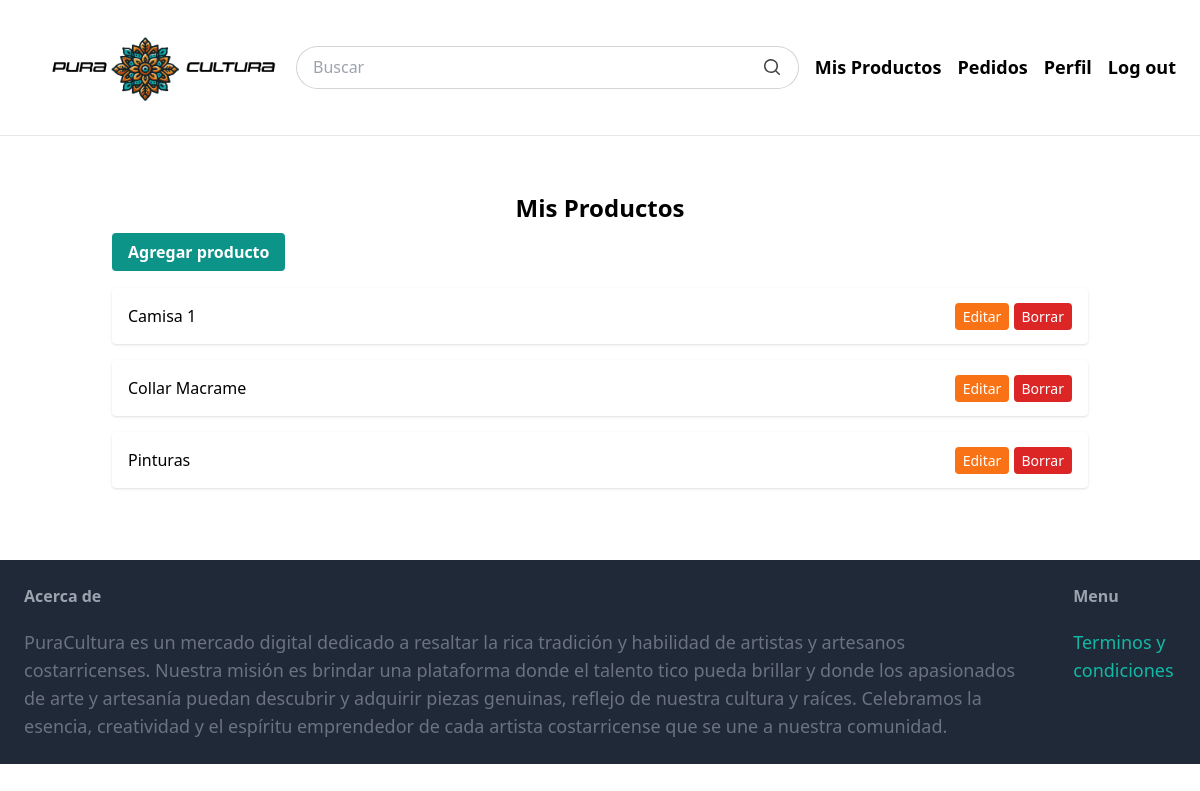
The app's page /items/dashboard/ (signed in), older data.
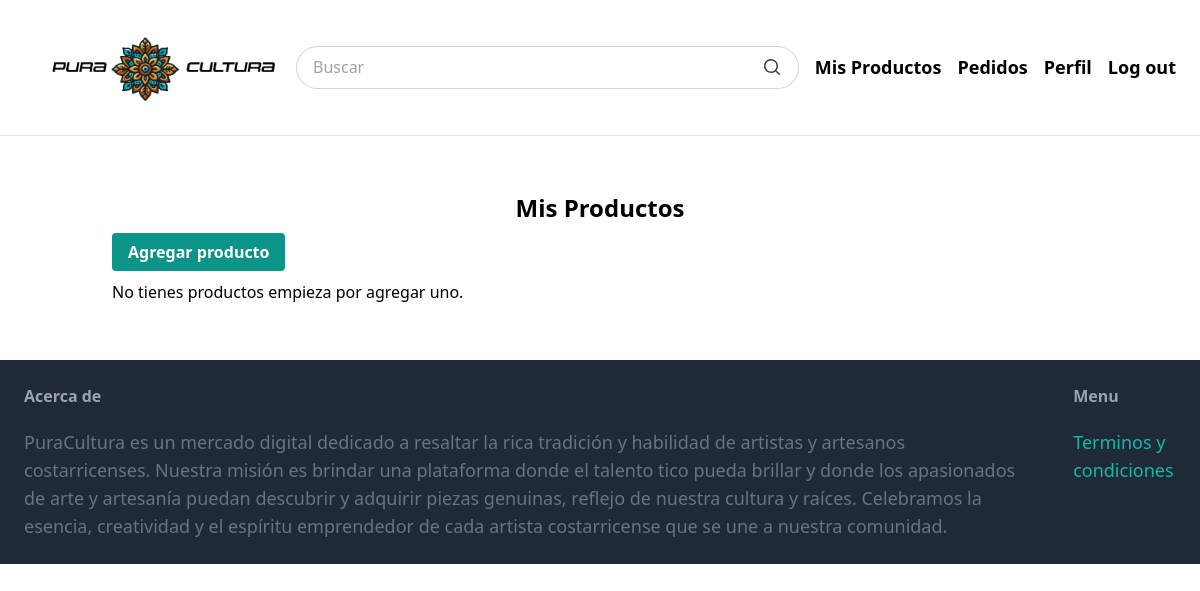
The same page, newer data.
### item/models.py (models this page shows, shortened)
class Item(models.Model):
    category = models.ForeignKey(Category, related_name='items', on_delete=models.CASCADE, verbose_name='Categoría')
    name = models.CharField(max_length=255, verbose_name='Nombre')
    description = models.TextField(blank=True, null=True, verbose_name='Descripción')
    price = models.FloatField(verbose_name='Precio')
    image = models.ImageField(upload_to='item_images', blank=True, null=True, verbose_name='Imagen')
    created_by = models.ForeignKey(settings.AUTH_USER_MODEL, related_name='items', on_delete=models.CASCADE, verbose_name='Creado por')
    created_at = models.DateTimeField(auto_now_add=True, verbose_name='Creado en')
    stock = models.PositiveIntegerField(default=1, verbose_name='Inventario')
    class Meta:
        ordering = ('name',)

### item/views.py (the view)
# urls.py: path('dashboard/', views.dashboard, name='dashboard'),
@login_required
def dashboard(request):
    if not request.user.vendedor:
        return redirect('core:home')
    items = Item.objects.filter(created_by=request.user)
    return render(request, 'item/dashboard.html', {'items': items})

### item/cart.py (called while the page is built)
    def __len__(self):
        return sum(item['quantity'] for item in self.cart.values())

### item/context_processors.py (called while the page is built)
def cart_item_count(request):
    return {'cart_item_count': len(Cart(request))}

### item/templates/item/dashboard.html (shortened to what this page needs)
{% extends 'core/base.html' %}
{% block content %}
<div class="container mx-auto px-6 py-8">
    <h1 class="text-2xl font-bold mb-4 text-center">Mis Productos</h1>
    <a href="{% url 'item:new' %}" class="bg-teal-600 hover:bg-teal-800 text-white font-bold py-2 px-4 rounded">Agregar producto</a>
    {% if items %}
        <div class="mt-6">
            {% for item in items %}
            <div class="flex justify-between p-4 mb-4 bg-white rounded shadow">
                <div>{{ item.name }}</div>
                <div>
                    <a href="{% url 'item:edit' pk=item.pk %}" class="text-sm bg-orange-500 hover:bg-yellow-700 text-white py-1 px-2 rounded">Editar</a>
                    <a href="{% url 'item:delete' pk=item.pk %}" class="text-sm bg-red-600 hover:bg-red-700 text-white py-1 px-2 rounded">Borrar</a>
                </div>
            </div>
            {% endfor %}
        </div>
    {% else %}
        <p class="mt-4">No tienes productos empieza por agregar uno.</p>
    {% endif %}
</div>
{% endblock %}

Row changes from the older to the newer data that the page shows:
removed Item: name "Camisa 1"
removed Item: name "Collar Macrame"
removed Item: name "Pinturas"
Text that changed along with them:
text now shown: "No tienes productos empieza por agregar uno."
